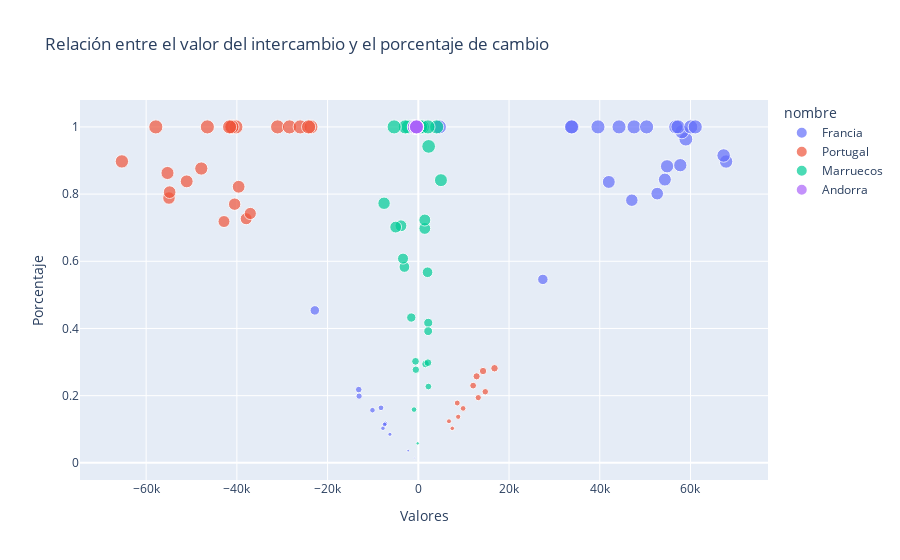

The cell this chart's notebook holds for it:
### Code cell
fig = px.scatter(df_intercambio, x = 'Valores', y = 'Porcentaje', color = 'nombre',
                 size= 'Porcentaje', hover_name= 'tipo de intercambio',
                 title = 'Relación entre el valor del intercambio y el porcentaje de cambio',
                 size_max= 10)

fig.show()

### Figure 1 — Plotly figure (JSON) as saved in the notebook; plotly's stock layout.template omitted (floating-point values rounded to 4 significant figures)
{"data": [{"hovertemplate": "<b>%{hovertext}</b><br><br>nombre=Francia<br>Valores=%{x}<br>Porcentaje=%{marker.size}<extra></extra>", "hovertext": ["Exportación", "Exportación", "Exportación", "Exportación", "Exportación", "Exportación", "Exportación", "Exportación", "Exportación", "Exportación", "Exportación", "Importación", "Importación", "Importación", "Importación", "Importación", "Importación", "Importación", "Importación", "Importación", "Importación", "Importación", "saldo", "saldo", "saldo", "saldo", "saldo", "saldo", "saldo", "saldo", "saldo", "saldo", "saldo"], "legendgroup": "Francia", "marker": {"color": "#636efa", "size": [0.1172, 0.2181, 0.03638, 0.01449, 0.1638, 0.1986, 0.1568, 0.114, 0.4539, 0.103, 0.08505, 0.8828, 0.7819, 0.9636, 0.9855, 0.8362, 0.8014, 0.8432, 0.886, 0.5461, 0.897, 0.915, 1, 1, 1, 1, 1, 1, 1, 1, 1, 1, 1], "sizemode": "area", "sizeref": 0.01, "symbol": "circle"}, "mode": "markers", "name": "Francia", "orientation": "v", "showlegend": true, "type": "scatter", "x": [-7282.0, -13130.0, -2227.0, -854, -8227.0, -13050.0, -10110.0, -7428.0, -22820.0, -7791, -6257.0, 54840.0, 47070.0, 58980.0, 58090.0, 41993, 52660.0, 54360.0, 57750.0, 27460.0, 67860.0, 67310.0, 47560.0, 33940.0, 56760.0, 57240.0, 33770.0, 39610.0, 44250.0, 50330.0, 4640, 60060.0, 61050.0], "xaxis": "x", "y": [0.1172, 0.2181, 0.03638, 0.01449, 0.1638, 0.1986, 0.1568, 0.114, 0.4539, 0.103, 0.08505, 0.8828, 0.7819, 0.9636, 0.9855, 0.8362, 0.8014, 0.8432, 0.886, 0.5461, 0.897, 0.915, 1, 1, 1, 1, 1, 1, 1, 1, 1, 1, 1], "yaxis": "y"}, {"hovertemplate": "<b>%{hovertext}</b><br><br>nombre=Portugal<br>Valores=%{x}<br>Porcentaje=%{marker.size}<extra></extra>", "hovertext": ["Exportación", "Exportación", "Exportación", "Exportación", "Exportación", "Exportación", "Exportación", "Exportación", "Exportación", "Exportación", "Exportación", "Importación", "Importación", "Importación", "Importación", "Importación", "Importación", "Importación", "Importación", "Importación", "Importación", "Importación", "saldo", "saldo", "saldo", "saldo", "saldo", "saldo", "saldo", "saldo", "saldo", "saldo", "saldo"], "legendgroup": "Portugal", "marker": {"color": "#EF553B", "size": [0.8973, 0.8379, 0.8628, 0.8219, 0.7701, 0.7183, 0.7883, 0.7267, 0.8762, 0.8058, 0.7424, 0.1027, 0.1621, 0.1372, 0.1781, 0.2299, 0.2817, 0.2117, 0.2733, 0.1238, 0.1942, 0.2576, 1, 1, 1, 1, 1, 1, 1, 1, 1, 1, 1], "sizemode": "area", "sizeref": 0.01, "symbol": "circle"}, "mode": "markers", "name": "Portugal", "orientation": "v", "showlegend": true, "type": "scatter", "x": [-65350.0, -51060.0, -55300.0, -39610.0, -40490.0, -42840, -54970.0, -37950.0, -47840.0, -54820.0, -37040.0, 7482.0, 9878.0, 8791.0, 8583, 12090.0, 16800.0, 14760.0, 14270.0, 6762.0, 13210.0, 12850.0, -57870.0, -41180.0, -46510.0, -31020.0, -28400.0, -26040.0, -40210.0, -23670.0, -41080.0, -41610.0, -24190.0], "xaxis": "x", "y": [0.8973, 0.8379, 0.8628, 0.8219, 0.7701, 0.7183, 0.7883, 0.7267, 0.8762, 0.8058, 0.7424, 0.1027, 0.1621, 0.1372, 0.1781, 0.2299, 0.2817, 0.2117, 0.2733, 0.1238, 0.1942, 0.2576, 1, 1, 1, 1, 1, 1, 1, 1, 1, 1, 1], "yaxis": "y"}, {"hovertemplate": "<b>%{hovertext}</b><br><br>nombre=Marruecos<br>Valores=%{x}<br>Porcentaje=%{marker.size}<extra></extra>", "hovertext": ["Exportación", "Exportación", "Exportación", "Exportación", "Exportación", "Exportación", "Exportación", "Exportación", "Exportación", "Exportación", "Importación", "Importación", "Importación", "Importación", "Importación", "Importación", "Importación", "Importación", "Importación", "Importación", "saldo", "saldo", "saldo", "saldo", "saldo", "saldo", "saldo", "saldo", "saldo", "saldo"], "legendgroup": "Marruecos", "marker": {"color": "#00cc96", "size": [0.3023, 0.2772, 0.4326, 0.5832, 0.1585, 0.05802, 0.608, 0.7057, 0.7018, 0.7728, 0.6977, 0.7228, 0.5674, 0.4168, 0.8415, 0.942, 0.392, 0.2943, 0.2982, 0.2272, 1, 1, 1, 1, 1, 1, 1, 1, 1, 1], "sizemode": "area", "sizeref": 0.01, "symbol": "circle"}, "mode": "markers", "name": "Marruecos", "orientation": "v", "showlegend": true, "type": "scatter", "x": [-620, -550, -1550, -3064.0, -940, -140, -3370, -3830, -4990, -7550, 1431, 1434, 2033, 2190, 4989, 2273, 2173, 1597, 2120, 2220, 811, 884, 483, -873.7, 4049, 2133, -1197, -2233, -2870, -5330], "xaxis": "x", "y": [0.3023, 0.2772, 0.4326, 0.5832, 0.1585, 0.05802, 0.608, 0.7057, 0.7018, 0.7728, 0.6977, 0.7228, 0.5674, 0.4168, 0.8415, 0.942, 0.392, 0.2943, 0.2982, 0.2272, 1, 1, 1, 1, 1, 1, 1, 1, 1, 1], "yaxis": "y"}, {"hovertemplate": "<b>%{hovertext}</b><br><br>nombre=Andorra<br>Valores=%{x}<br>Porcentaje=%{marker.size}<extra></extra>", "hovertext": ["Exportación", "Exportación", "Exportación", "Exportación", "Exportación", "Exportación", "Exportación", "Exportación", "Exportación", "Exportación", "Exportación", "saldo", "saldo", "saldo", "saldo", "saldo", "saldo", "saldo", "saldo", "saldo", "saldo", "saldo"], "legendgroup": "Andorra", "marker": {"color": "#ab63fa", "size": [1, 1, 1, 1, 1, 1, 1, 1, 1, 1, 1, 1, 1, 1, 1, 1, 1, 1, 1, 1, 1, 1], "sizemode": "area", "sizeref": 0.01, "symbol": "circle"}, "mode": "markers", "name": "Andorra", "orientation": "v", "showlegend": true, "type": "scatter", "x": [-434, -410, -437, -399, -384, -439, -865, -458, -375, -441, -407, -434, -410, -437, -399, -384, -439, -865, -458, -375, -441, -407], "xaxis": "x", "y": [1, 1, 1, 1, 1, 1, 1, 1, 1, 1, 1, 1, 1, 1, 1, 1, 1, 1, 1, 1, 1, 1], "yaxis": "y"}], "layout": {"legend": {"itemsizing": "constant", "title": {"text": "nombre"}, "tracegroupgap": 0}, "title": {"text": "Relación entre el valor del intercambio y el porcentaje de cambio"}, "xaxis": {"anchor": "y", "domain": [0, 1], "title": {"text": "Valores"}}, "yaxis": {"anchor": "x", "domain": [0, 1], "title": {"text": "Porcentaje"}}}}
